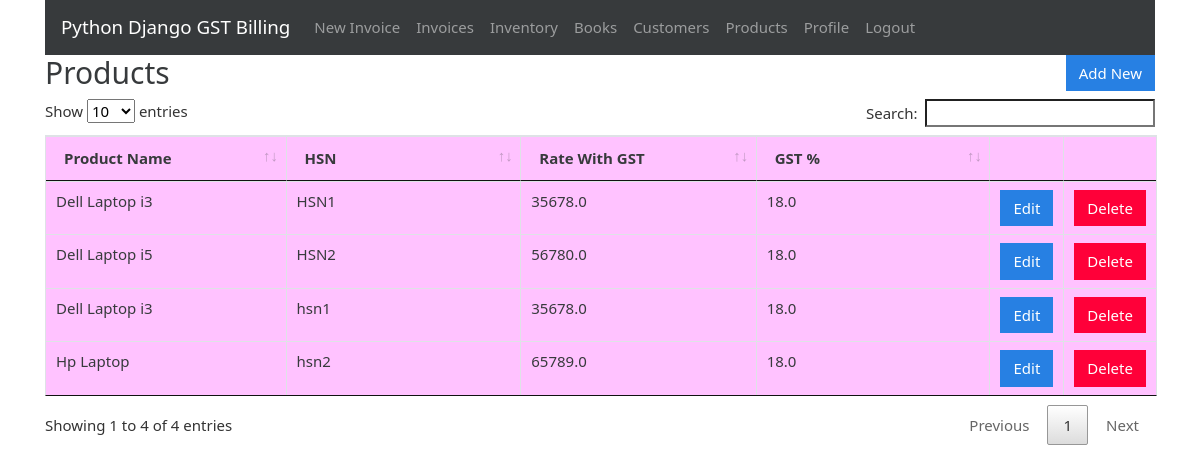
/products (signed in), run on the app's committed database.
### gstbillingapp/models.py (models this page shows, shortened)
class Product(models.Model):
    user = models.ForeignKey(User, null=True, blank=True, on_delete=models.SET_NULL)
    product_name = models.CharField(max_length=200)
    product_hsn = models.CharField(max_length=50, null=True, blank=True)
    product_unit = models.CharField(max_length=50)
    product_gst_percentage = models.FloatField(null=True, blank=True)
    product_rate_with_gst = models.FloatField(null=True, blank=True)

### gstbillingapp/views.py (the view)
# urls.py: path('products', views.products, name='products'),
@login_required
def products(request):
    context = {}
    context['products'] = Product.objects.filter(user=request.user)
    return render(request, 'gstbillingapp/products.html', context)

### gstbillingapp/templates/gstbillingapp/products.html (shortened to what this page needs)
{% extends "gstbillingapp/base.html" %}
{% load static %}
{% block content %}
		<div class="row">
			<div class="col">
				<h2>Products</h2>
			</div>
			<div class="col">
				<a href="{% url 'product_add' %}" id="add_product_btn"><button type="button" class="btn btn-primary">Add New</button></a>
			</div>
		</div>
		<table class="table table-bordered" id="product-table">
			<thead>
				<tr>
					<th>Product Name</th>
					<th>HSN</th>
					<th>Rate With GST</th>
					<th>GST %</th>
					<th></th>
					<th></th>
				</tr>
			</thead>
			<tbody class="two-col-form">
				{% for product in products %}
				<tr>
	 				<td>{{product.product_name}}</td>
	 				<td>{{product.product_hsn}}</td>
	 				<td>{{product.product_rate_with_gst}}</td>
	 				<td>{{product.product_gst_percentage}}</td>
	 				<td><a href="{% url 'product_edit' product.id %}"><button type="button" class="btn btn-primary">Edit</button></a></td>
	 				<td><button type="button" class="btn btn-danger" data-toggle="modal" data-target="#productDeleteModal" data-product-id="{{product.id}}" data-product-name="{{product.product_name}}">Delete</button></td>
				</tr>
				{% endfor %}
			</tbody>
		</table>
{% endblock %}

### gstbillingapp/static/gstbillingapp/main.css (style rules this page uses)
.table-bordered td, .table-bordered th { padding: 0.25em; }
.table-bordered tbody td, .table-bordered tbody th, .table-bordered thead th, .table-bordered thead td { background: #f9f9; }
.two-col-form td, .two-col-form th { width: 25%; }
#add_customer_btn, #add_product_btn { float: right; }

### data on the page
Product: product_name "Dell Laptop i3", product_hsn "HSN1", product_rate_with_gst "35678.0", product_gst_percentage "18.0"
Product: product_name "Dell Laptop i5", product_hsn "HSN2", product_rate_with_gst "56780.0", product_gst_percentage "18.0"
Product: product_name "Dell Laptop i3", product_hsn "hsn1", product_rate_with_gst "35678.0", product_gst_percentage "18.0"
Product: product_name "Hp Laptop", product_hsn "hsn2", product_rate_with_gst "65789.0", product_gst_percentage "18.0"
